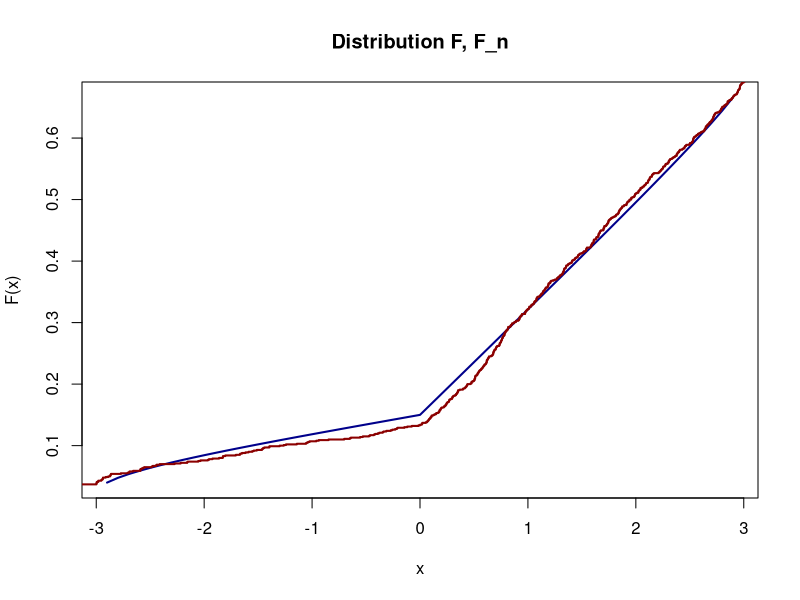
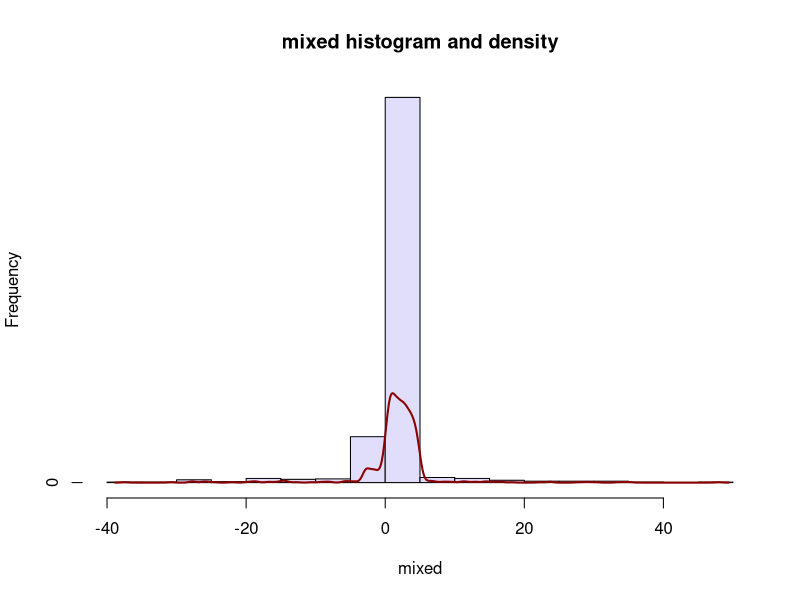

Recreate these plots in R, in order. (Note: this script raises an error after producing the figures.)
## ---- chunk 1

  N = 1000

## ---- chunk 2

  p1 = 0.1
  p2 = 0.2
  
  mu = 0 
  sigma_2 = 16
  
  d = 3
  
  a = 0
  b = 5
  
  pi_1 = 1/pi
  
## ---- chunk 3

  F2 <- function(x) {
    return (1/2 + pi_1 * asin(x/d))
  }  
  
  F2_inv <- function(y) {
    return (d*sin(pi/2 * (2*y - 1))) 
  }

## ---- chunk 4

  U1 = rnorm(N, mu, sigma_2) # norm distribution
  U  = runif(N, 0, 1)  
  U2 = F2_inv(U)             # arcsin distribution, Smirnov method
  U3 = runif(N, a, b)        # uniform distribution

## ---- chunk 5

  random_vector = runif(N, 0, 1)
  mixed = U1*(random_vector <= p1) + U2*(random_vector >= p1 & random_vector < p1 + p2) + U3*(random_vector > p1 + p2)
  
## ---- chunk 6

  F <- function(x) { 
    
    # distribution mix 
      return ( p1 * pnorm(x, mean=mu, sd = sqrt(sigma_2)) + p2 * (0.5 + pi_1 * asin(x/d)) + (1 - p1 - p2) * punif(x, a, b))
  }

## ---- chunk 7

  x = seq( -2.9, 2.9, 0.1)
  plot(x, F(x), main = "Distribution F, F_n", type="l", col="dark blue", lwd=2)
  lines(ecdf(mixed), col="dark red", lwd=2)
  
## ---- chunk 8

  f <- function(x) { 
    
    # density mix 
    return ( p1 * dnorm(x, mean=mu, sd = sqrt(sigma_2)) + p2 * (pi_1 * 1/sqrt(d^2 - x^2)) + (1 - p1 - p2) * dunif(x, a, b) )
  }

## ---- chunk 9

  h = hist(mixed, breaks = round(1.72*(N ** (1/3))), plot=FALSE)
  h$counts=h$counts/sum(h$counts)
  plot(h,  main = "mixed histogram and density", col = "#E1DEFC")
  lines(density(mixed), type="l", col="dark red", lwd=2)
  
## ---- chunk 10

  mean_mixed = mean(mixed) 
  var_mixed = var(mixed)
  cat("Mean = 1.85", "\nMean_mixed = ", mean_mixed, "\nError mean = ", abs(mean_mixed -  1.85))
  cat("\nVar  = 3.0831", "\nVar_mixed = ", var_mixed, "\nError var  = ", abs(var_mixed  -  3.0831))
  
## ---- chunk 11

  sqrt_N_inv = 1/sqrt(N)

  for (alpha in c(0.1, 0.05, 0.0026)) {
    
      q = qnorm(1 - alpha/2)
      S = sd(mixed)
      mean_interval = c(mean_mixed - q * S * sqrt_N_inv, mean_mixed + q * S * sqrt_N_inv)

      M_2 = sum((mixed - mean_mixed) ** 2) / N
      M_4 = sum((mixed - mean_mixed) ** 4) / N
  
      sqrt_moments = (M_4 - M_2 ** 2) ** (0.5)
      var_interval = c(var_mixed - q * sqrt_moments * sqrt_N_inv, var_mixed + q * sqrt_moments * sqrt_N_inv)
      
      
      cat(mean_interval, " - доверительный интервал для м.о с уровнем значимости ", alpha, "\n")
      cat(var_interval, " - доверительный интервал для дисперсии с уровнем значимости ", alpha, "\n\n")
  }

## ---- chunk 12
  
  M_3 = sum((mixed - mean_mixed) ** 3) / N
  
  B = M_3/((var_mixed) ** (3/2))
  E = M_4/(var_mixed ** 2)
  
  
  cat("Параметр асимметрии B = ", B, "\n")
  cat("Параметр эксцесса   E = ", E)

## ---- chunk 13
  
  mediana_mixed = median(mixed)

  quantiles_mixed = quantile(mixed, probs = c(0.25, 0.75),  na.rm = TRUE, names = FALSE)
  cat("Медиана mixed  = ", mediana_mixed, "\n")
  cat("Квантили mixed = ", quantiles_mixed, "\n")
  
## ---- chunk 14
    # solve F(x) = 0.5

    F_slied <- function(x) ( F(x) - 0.5)
    mediana_theoretical <- uniroot(F_slied, c(0, 3), tol = 0.01)
    cat("Медиана theoretical  = ", mediana_theoretical$root, "\n")
    
    cat("Ошибка медианы       = ", abs(mediana_mixed - mediana_theoretical$root))
## ---- chunk 15
  quantile_theoretical = quantile(F(x), probs = c(0.25, 0.75), na.rm = TRUE, names = FALSE)

  cat("Квантили theoretical = ", quantile_theoretical, "\n")
  cat("Ошибка квантили      = ", abs(quantiles_mixed - quantile_theoretical))
  
## ---- chunk 16
  
  
## ---- chunk 17
  
  dN = N**(-1/5)
  sMixed = sort(mixed)
  grid = seq(0, sMixed[N] + 1, 0.001)
  
  p_N <- c(1:N) * 0
 
  for (i in 1:N) {
    p_N[i] = 1/(N*dN) * sum(Kernel5((sMixed - grid[i])/dN))
  }
  
## ---- chunk 18

  plot(p_N, col = "dark blue", type = "l")

## ---- chunk 19
  library(ggplot2)
  
  df <- data.frame(val = mixed) 

  ggplot(df, aes(val)) + 
    geom_density(color = "blue")  + 
    geom_histogram(binwidth = 1, color="gray", fill="white", aes(y =..count../sum(..count..))) + 
    geom_freqpoly(bins=100, color="red", aes(y =..count../sum(..count..)))
